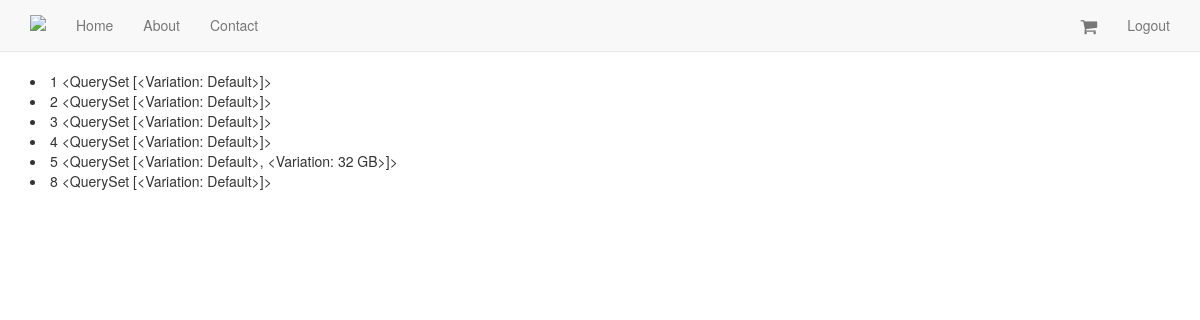
The page /orders/ (signed in) on the database as committed earlier.
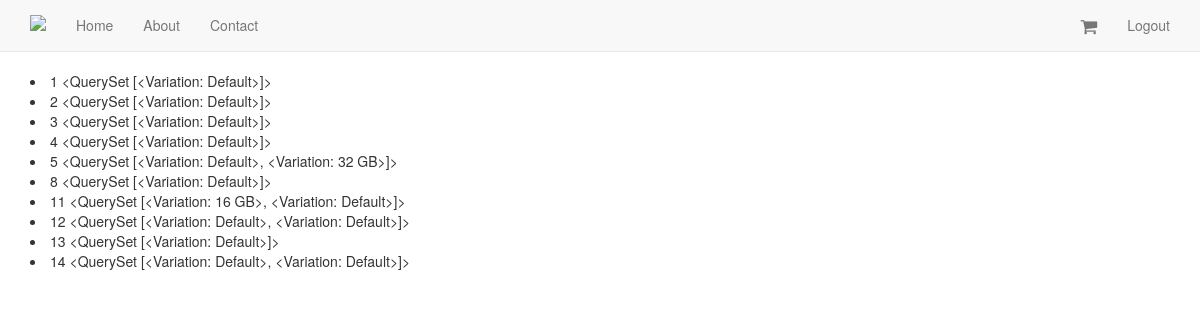
The same page on the database as committed later.
### orders/models.py (models this page shows, shortened)
class Order(models.Model):
    status = models.CharField(max_length=10, choices=ORDER_STATUS_CHOICES, default='created')
    user = models.ForeignKey(UserCheckout, null=True)
    cart = models.ForeignKey(Cart)
    billing_address = models.ForeignKey(UserAddress, related_name='billing_address', null=True)
    shipping_address = models.ForeignKey(UserAddress, related_name='shipping_address', null=True)
    shipping_total_price = models.DecimalField(max_digits=20, decimal_places=2, default=2.99)
    order_total = models.DecimalField(max_digits=20, decimal_places=2,)
    order_id = models.CharField(max_length=20, null=True, blank=True)

### carts/models.py (models this page shows, shortened)
class Cart(models.Model):
    user = models.ForeignKey(settings.AUTH_USER_MODEL, null=True, blank=True)
    items = models.ManyToManyField(Variation, through=CartItem)
    timestamp = models.DateTimeField(auto_now_add=True, auto_now=False)
    updated = models.DateTimeField(auto_now_add=False, auto_now=True)
    subtotal = models.DecimalField(max_digits=50, decimal_places=2, default=0.00)
    tax_percentage = models.DecimalField(max_digits=10, decimal_places=5, default=0.085)
    tax_total = models.DecimalField(max_digits=50, decimal_places=2, default=0.00)
    total = models.DecimalField(max_digits=50, decimal_places=2, default=0.00)

### products/models.py (models this page shows, shortened)
class Variation(models.Model):
    product = models.ForeignKey(Product)
    title = models.CharField(max_length=40)
    price = models.DecimalField(decimal_places=2, max_digits=20)
    sales_price = models.DecimalField(decimal_places=2, max_digits=20, null=True, blank=True)
    active = models.BooleanField(default=True)
    inventory = models.IntegerField(null=True, blank=True)
    def __str__(self):
        return self.title

### orders/views.py (the view)
# urls.py: url(r'orders/$',OrderList.as_view(), name="orders"),
class OrderList(LoginRequiredMixin, ListView):
    queryset = Order.objects.all()
    def get_queryset(self):
        user_check_id = self.request.user.id
        user_checkout = UserCheckout.objects.get(id=user_check_id)
        return super(OrderList, self).get_queryset().filter(user=user_checkout)

### orders/mixins.py (called while the page is built)
    @method_decorator(login_required)
    def dispatch(self, request, *args, **kwargs):
        return super(LoginRequiredMixin, self).dispatch(request, *args, **kwargs)

### templates/orders/order_list.html
{% extends "base.html" %}
{% block content %}
{% for object in object_list %}
<li>
    {{ object.id }}
    {{ object.cart.items.all }}
</li>
{% endfor %}
{% endblock %}

### templates/base.html (shortened to what this page needs)
{% load staticfiles %}
<!DOCTYPE html>
<html lang="en">
    <head>
        {% include "head_css.html" %}
    </head>
    <body>
        {% include "navbar.html" %}
        <div class="container">
            {% block content %}
            {% endblock %}
        </div>
    </body>
</html>

### templates/head_css.html
{% load staticfiles %}
    <link rel="stylesheet" href="//maxcdn.bootstrapcdn.com/font-awesome/4.3.0/css/font-awesome.min.css">
    <link href="{% static 'css/bootstrap.min.css' %}" rel="stylesheet">
    <link href="{% static 'css/navbar-static-top.css' %}" rel="stylesheet">
    <link href="{% static 'css/custom.css' %}" rel="stylesheet">

### templates/navbar.html (shortened to what this page needs)
 {% load staticfiles %}
    <nav class="navbar navbar-default navbar-static-top">
      <div class="container">
        <div class="navbar-header">
          <a class="navbar-brand" href="{% url 'home' %}"><img src="{% static 'img/mvp_landing_logo.png' %}" /></a>
        </div>
        <div id="navbar" class="navbar-collapse collapse">
          <ul class="nav navbar-nav">
            <li><a href="{% url 'home' %}">Home</a></li>
            <li><a href="{% url 'about' %}">About</a></li>
            <li><a href="{% url 'contact' %}">Contact</a></li>
          </ul>
          <ul class="nav navbar-nav navbar-right">
            <li>
                <a href="{% url "cart" %}"><i class="fa fa-shopping-cart fa-navbar-cart"></i> </a>
            </li>
          {% if request.user.is_authenticated %}
            <li><a href="{% url 'auth_logout' %}">Logout</a></li>
            {% endif %}
          </ul>
        </div>
      </div>
    </nav>

### templates/javascript.html (shortened to what this page needs)
{% load staticfiles %}

### static_in_pro/our_static/css/navbar-static-top.css (style rules this page uses)
body { min-height: 2000px; }
.navbar-static-top { margin-bottom: 19px; }

### static_in_pro/our_static/css/custom.css (style rules this page uses)
.fa-navbar-cart { font-size: 18px; vertical-align: middle; }

Rows that differ between the two databases and show on the page:
added Order: id "11", cart.items.all "<QuerySet [<Variation: 16 GB>, <Variation: Default>]>"
added Order: id "12", cart.items.all "<QuerySet [<Variation: Default>, <Variation: Default>]>"
added Order: id "13", cart.items.all "<QuerySet [<Variation: Default>]>"
added Order: id "14", cart.items.all "<QuerySet [<Variation: Default>, <Variation: Default>]>"
